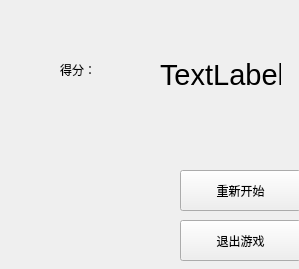
<?xml version="1.0" encoding="UTF-8"?>
<ui version="4.0">
 <class>OverScene</class>
 <widget class="QWidget" name="OverScene">
  <property name="geometry">
   <rect>
    <x>0</x>
    <y>0</y>
    <width>299</width>
    <height>269</height>
   </rect>
  </property>
  <property name="windowTitle">
   <string>Form</string>
  </property>
  <widget class="QPushButton" name="replay">
   <property name="geometry">
    <rect>
     <x>180</x>
     <y>170</y>
     <width>121</width>
     <height>41</height>
    </rect>
   </property>
   <property name="text">
    <string>重新开始</string>
   </property>
   <property name="autoDefault">
    <bool>false</bool>
   </property>
  </widget>
  <widget class="QPushButton" name="quit">
   <property name="geometry">
    <rect>
     <x>180</x>
     <y>220</y>
     <width>121</width>
     <height>41</height>
    </rect>
   </property>
   <property name="text">
    <string>退出游戏</string>
   </property>
  </widget>
  <widget class="QLabel" name="label">
   <property name="geometry">
    <rect>
     <x>60</x>
     <y>40</y>
     <width>61</width>
     <height>61</height>
    </rect>
   </property>
   <property name="text">
    <string>&lt;html&gt;&lt;head/&gt;&lt;body&gt;&lt;p&gt;得分：&lt;/p&gt;&lt;/body&gt;&lt;/html&gt;</string>
   </property>
  </widget>
  <widget class="QLabel" name="score">
   <property name="geometry">
    <rect>
     <x>160</x>
     <y>50</y>
     <width>121</width>
     <height>51</height>
    </rect>
   </property>
   <property name="text">
    <string>&lt;html&gt;&lt;head/&gt;&lt;body&gt;&lt;p&gt;&lt;span style=&quot; font-size:22pt;&quot;&gt;TextLabel&lt;/span&gt;&lt;/p&gt;&lt;/body&gt;&lt;/html&gt;</string>
   </property>
  </widget>
 </widget>
 <resources/>
 <connections/>
</ui>
